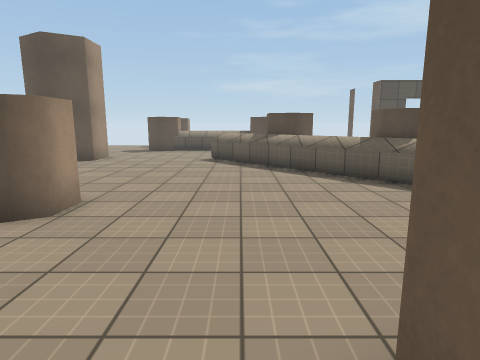
View 1 (above)

19 first-person views from a walk through a 3-D level made in the Unity game engine. The camera is 1.5 m above the floor, tilts 10° down and sees 75° across. Doors are open. The floor is counted in squares, 1 m on a side. Each view is taken from the middle of a square. On the plan, view 1 faces up. The plan holds only what a view shows up to about 15 squares ahead; the rest is blank. The place goes on beyond the plan. The player is left out. Surface patterns are stand-ins for the level's own textures.

View 2
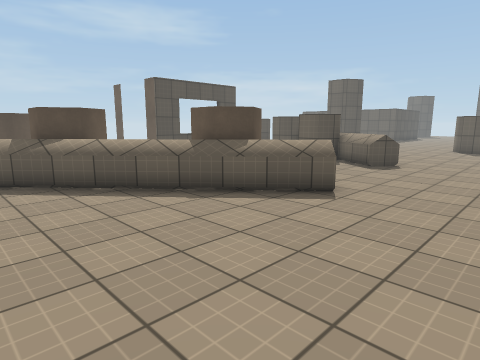

View 3
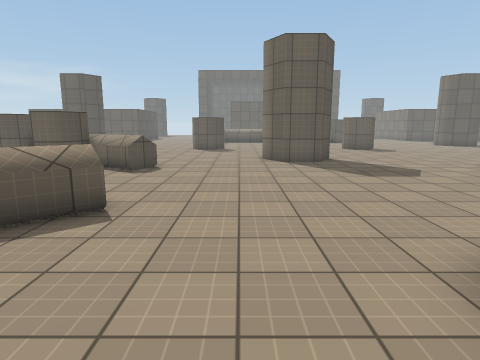

View 4
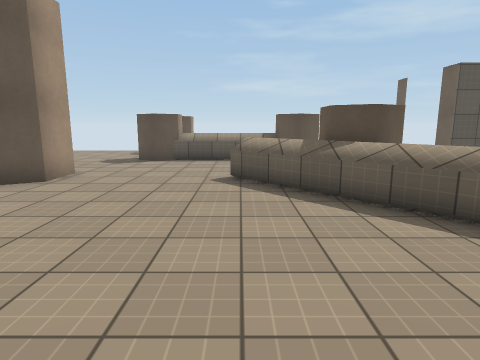

View 5
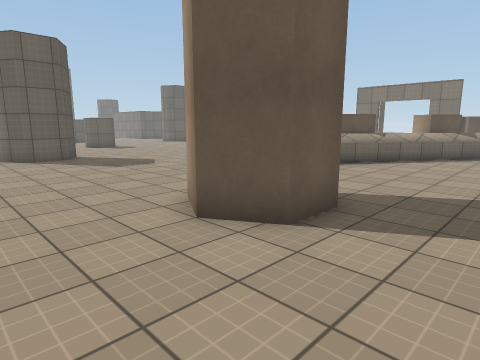

View 6
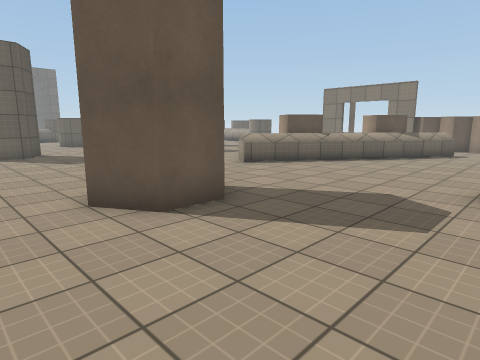

View 7
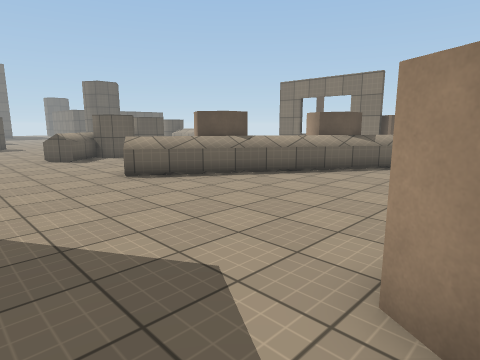

View 8
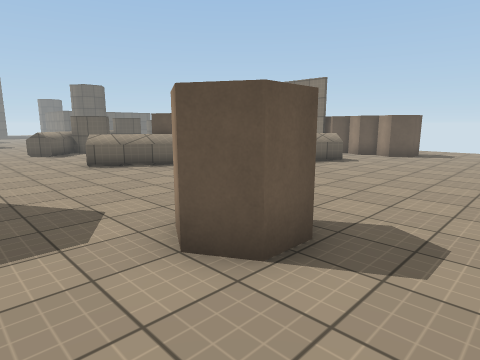

View 9
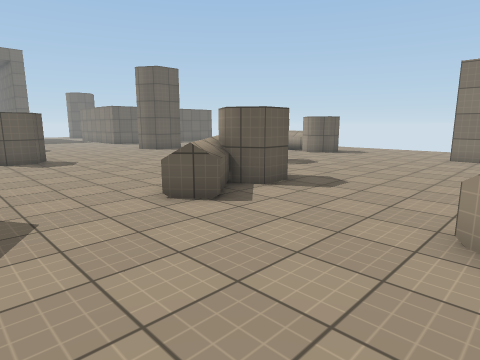

View 10
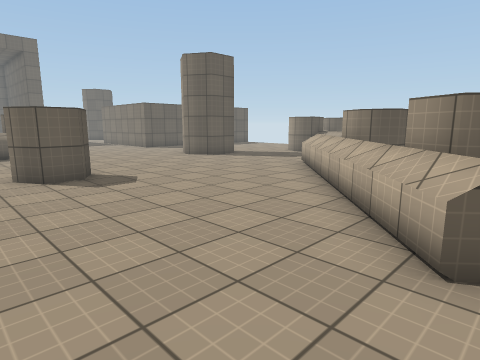

View 11
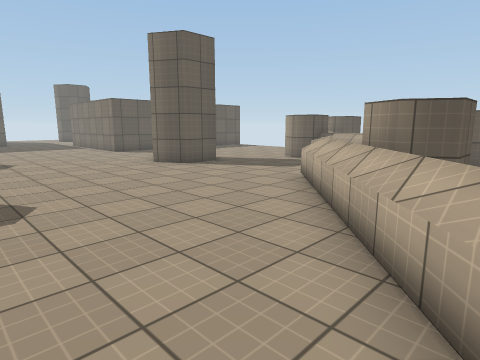

View 12
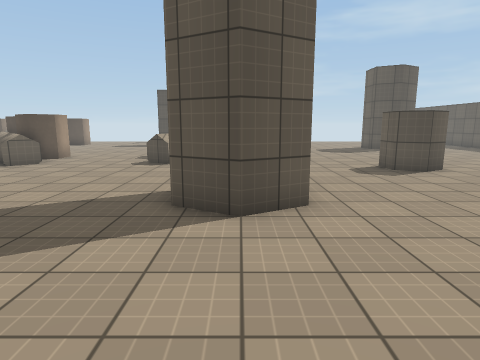

View 13
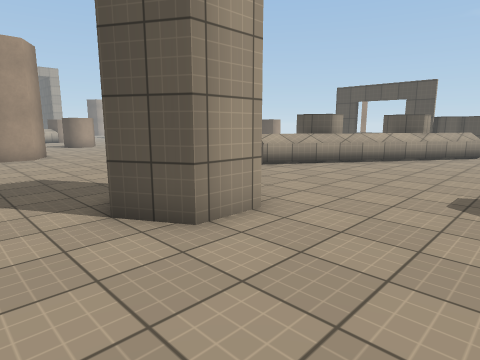

View 14
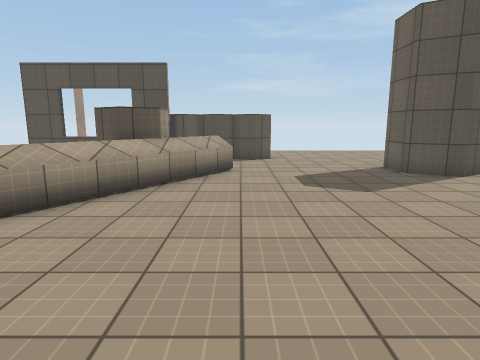

View 15
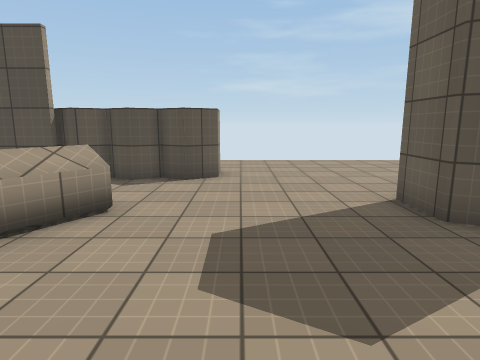

View 16
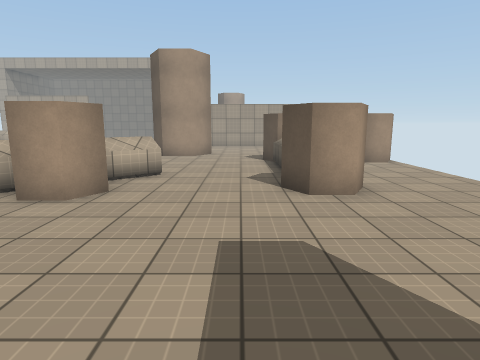

View 17
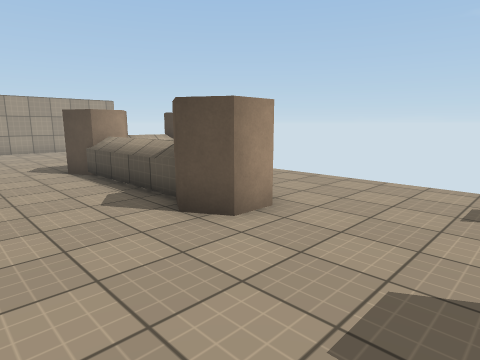

View 18
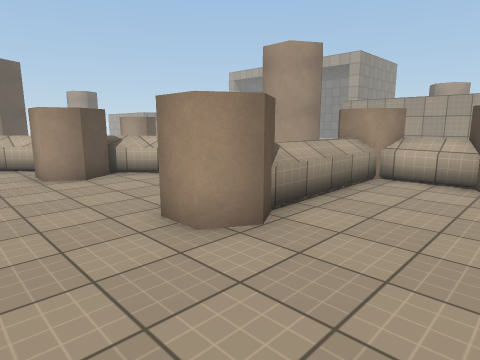

View 19
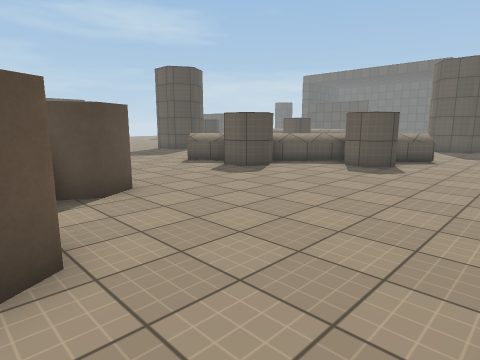

### Floor plan
Key: @ floor where view 1 was taken; # wall or solid block; x gap in a wall; . floor; D open door; = window, fence, low wall or low ledge; ^ raised ledge.
Columns run from 7 left of view 1 to 23 right of it. Each row starts with its distance up from view 1.
 23    #.........            ......
 22   ##.........            ......
 21   ^^.........            ......
 20 ..##...=##.... D         #.....
 19 ..##^^^^##.....#     #####.....
 18 ..##=...##.....##==    ........
 17 ............... .      .......
 16 ...............        ^.....#
 15 #......=.......       ^^=....##
 14 #.....^^......       #^^......#
 13 #.....#^##..         #^........
 12 .......^^#..         ^.........
 11  .......^^^       ##^^........
 10   .......^^^ #... ##^........
  9   ........^^##....^^........
  8    ........^^x...=^^........
  7    .........^^....^........# ..
  6     #.......=..............#...
  5    ##.........................
  4    ..........................
  3     .................#......
  2    .................###.....
  1    .....###.........###....
  0    ....@###................
 -1 . .......   ..............
 -2  ...........................
 -3 ..........................##
 -4 ...#..............=.......##
 -5 ...#........^....^^............
 -6 ...........^^=...x^^...........
 -7  ..........^ ....##^^..........
 -8  .........^##....##^^^.........
 -9  ........^^##.......^^^........
-10  ........^^..........#^^.......
-11  .......^#...........##^#.....#
-12  ......^^#.............^^.....#
-13   ....=^^#.............=......#
-14   .....^ ......................
-15   ......  ...........      ...
-16   .....  . ........        ##

Positions as (right, up) in squares from view 1, and headings:
1: (0, 0), facing up
2: (-1, 3), facing up-right
3: (0, 4), facing right
4: (-1, 5), facing up
5: (-2, 5), facing down-right
6: (-4, 4), facing down-right
7: (-4, -1), facing down-right
8: (-7, -1), facing down-right
9: (5, -1), facing down-right
10: (10, -1), facing down-right
11: (12, -4), facing down-right
12: (14, -5), facing up
13: (19, -2), facing up-left
14: (17, 5), facing up
15: (19, 10), facing up
16: (9, 17), facing left
17: (6, 15), facing up-left
18: (5, 23), facing down-left
19: (2, -16), facing up-right
